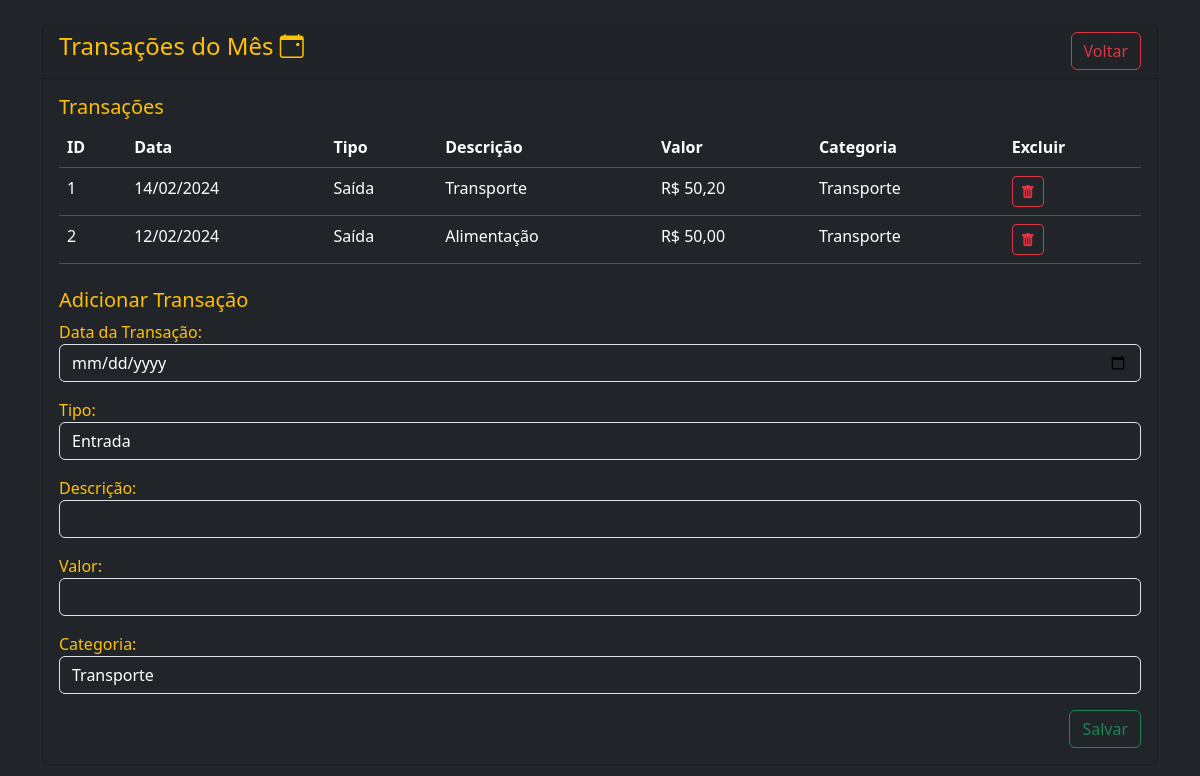
The page /edit-mes.php?mes_id=1 on the database its author committed.
### tables this page shows
CREATE TABLE `transacao` (
  `id` int(11) NOT NULL,
  `data_transacao` date DEFAULT NULL,
  `tipo` char(1) DEFAULT NULL,
  `descricao` text DEFAULT NULL,
  `valor` decimal(9,2) DEFAULT NULL,
  `categoria_id` int(11) NOT NULL,
  `mes_id` int(11) NOT NULL
);

CREATE TABLE `categoria` (
  `id` int(11) NOT NULL,
  `nome` varchar(20) NOT NULL,
  `descricao` text DEFAULT NULL
);

### edit-mes.php (the view, shortened to what this page needs)
<?php
require_once('conexao.php');
if (!isset($_GET['mes_id'])) {
    header('Location: index.php');
    exit;
} else {
    $mesId = mysqli_real_escape_string($conn, $_GET['mes_id']);
    $sqlTransacoes = "SELECT t.*, c.nome AS categoria_nome
                    FROM transacao t
                    JOIN categoria c ON t.categoria_id = c.id
                    WHERE t.mes_id = '{$mesId}'";
    $queryTransacoes = mysqli_query($conn, $sqlTransacoes);
    $transacoes = mysqli_fetch_all($queryTransacoes, MYSQLI_ASSOC);
    $sqlCategorias = "SELECT * FROM categoria";
    $queryCategorias = mysqli_query($conn, $sqlCategorias);
    $categorias = mysqli_fetch_all($queryCategorias, MYSQLI_ASSOC);
}
?>
<!DOCTYPE html>
<html lang="pt-br">
<head>
    <link href="https://cdn.jsdelivr.net/npm/bootstrap@5.3.3/dist/css/bootstrap.min.css" rel="stylesheet">
    <link rel="stylesheet" href="https://cdn.jsdelivr.net/npm/bootstrap-icons@1.11.3/font/bootstrap-icons.min.css">
</head>
<body class="bg-dark">
    <div class="container mt-4">
        <div class="row">
            <div class="col-md-12">
                <div class="card text-bg-dark text-warning border-top-0">
                    <div class="card-header">
                        <h4>
                            Transações do Mês <i class="bi bi-calendar-event"></i>
                            <a href="index.php" class="btn btn-outline-danger float-end">Voltar</a>
                        </h4>
                    </div>
                    <div class="card-body">
                        <h5>Transações</h5>
                        <table class="table table-dark">
                            <thead>
                                <tr>
                                    <th>ID</th>
                                    <th>Data</th>
                                    <th>Tipo</th>
                                    <th>Descrição</th>
                                    <th>Valor</th>
                                    <th>Categoria</th>
                                    <th>Excluir</th>
                                </tr>
                            </thead>
                            <tbody>
                                <?php if (!empty($transacoes)): ?>
                                    <?php foreach ($transacoes as $transacao): ?>
                                        <tr>
                                            <td><?php echo $transacao['id']; ?></td>
                                            <td><?php echo date('d/m/Y', strtotime($transacao['data_transacao']));?></td>
                                            <td>
                                                <?php
                                                    if ($transacao['tipo'] == 0) {
                                                        echo "Entrada";
                                                    } else {
                                                        echo "Saída";
                                                    }
                                                ?>
                                            </td>
                                            <td><?php echo $transacao['descricao']; ?></td>
                                            <td>R$ <?php echo number_format($transacao['valor'], 2, ',') ?></td>
                                            <td><?php echo $transacao['categoria_nome']; ?></td>
                                            <td>
                                                <form action="acoes.php" method="POST" class="d-inline">
                                                    <button name="delete_trasacao" type="submit" value="<?=$transacao['id']?>" class="btn btn-outline-danger btn-sm"><i class="bi bi-trash-fill"></i></button>
                                                </form>
                                            </td>
                                        </tr>
                                    <?php endforeach; ?>
                                <?php else: ?>
                                    <tr>
                                        <td colspan="7" class="text-center">Nenhuma transação encontrada</td>
                                    </tr>
                                <?php endif; ?>
                            </tbody>
                        </table>
                        <h5 class="mt-4">Adicionar Transação</h5>
                        <form action="acoes.php" method="POST">
                            <div class="mb-3">
                                <label for="data_transacao">Data da Transação:</label>
                                <input type="date" name="data_transacao" id="data_transacao" class="form-control text-white bg-dark" min="1900" max="2100" required>
                            </div>
                            <div class="mb-3">
                                <label for="tipo_transacao">Tipo:</label>
                                <select name="tipo" id="tipo_transacao" class="form-control text-white bg-dark" required>
                                    <option value="0">Entrada</option>
                                </select>
                            </div>
                            <div class="mb-3">
                                <label for="descricao_transacao">Descrição:</label>
                                <input type="text" name="descricao" id="descricao_transacao" class="form-control text-white bg-dark" required>
                            </div>
                            <div class="mb-3">
                                <label for="valor_transacao">Valor:</label>
                                <input type="number" name="valor" id="valor_transacao" class="form-control text-white bg-dark" required>
                            </div>
                            <div class="mb-3">
                                <label for="categoriaTransacao">Categoria:</label>
                                <select name="categoria_id" id="categoriaTransacao" class="form-control text-white bg-dark" required>
                                    <?php foreach ($categorias as $categoria): ?>
                                        <option value="<?= $categoria['id'] ?>"><?= htmlspecialchars($categoria['nome']) ?></option>
                                    <?php endforeach; ?>
                                </select>
                            </div>
                            <div class="mb-3">
                                <button type="submit" name="create_transacao" class="btn btn-outline-success float-end">Salvar</button>
                            </div>
                        </form>
                    </div>
                </div>
            </div>
        </div>
    </div>
</body>
</html>

### rows shown on the page
transacao: id "1", data_transacao "14/02/2024", tipo "Saída", descricao "Transporte", valor "50,20", categoria.nome "Transporte"
transacao: id "2", data_transacao "12/02/2024", tipo "Saída", descricao "Alimentação", valor "50,00", categoria.nome "Transporte"

### other values the page prints
form field categoria_id "Transporte"
